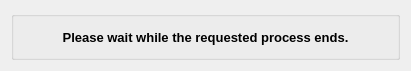
<?xml version="1.0" encoding="UTF-8"?>
<ui version="4.0">
 <class>dlgProgress</class>
 <widget class="QDialog" name="dlgProgress">
  <property name="windowModality">
   <enum>Qt::WindowModal</enum>
  </property>
  <property name="geometry">
   <rect>
    <x>0</x>
    <y>0</y>
    <width>411</width>
    <height>71</height>
   </rect>
  </property>
  <property name="contextMenuPolicy">
   <enum>Qt::NoContextMenu</enum>
  </property>
  <property name="windowTitle">
   <string>Please wait ...</string>
  </property>
  <property name="windowIcon">
   <iconset resource="vtitestmanager.qrc">
    <normaloff>:/images/refresh.png</normaloff>:/images/refresh.png</iconset>
  </property>
  <layout class="QVBoxLayout" name="verticalLayout_2">
   <item>
    <widget class="QGroupBox" name="gbTitle">
     <property name="title">
      <string/>
     </property>
     <property name="alignment">
      <set>Qt::AlignCenter</set>
     </property>
     <layout class="QVBoxLayout" name="verticalLayout">
      <item>
       <widget class="QLabel" name="lblCaption">
        <property name="sizePolicy">
         <sizepolicy hsizetype="Preferred" vsizetype="Preferred">
          <horstretch>0</horstretch>
          <verstretch>0</verstretch>
         </sizepolicy>
        </property>
        <property name="font">
         <font>
          <pointsize>10</pointsize>
          <weight>75</weight>
          <bold>true</bold>
         </font>
        </property>
        <property name="text">
         <string>Please wait while the requested process ends.</string>
        </property>
        <property name="alignment">
         <set>Qt::AlignCenter</set>
        </property>
       </widget>
      </item>
     </layout>
    </widget>
   </item>
  </layout>
 </widget>
 <resources>
  <include location="vtitestmanager.qrc"/>
 </resources>
 <connections/>
</ui>
